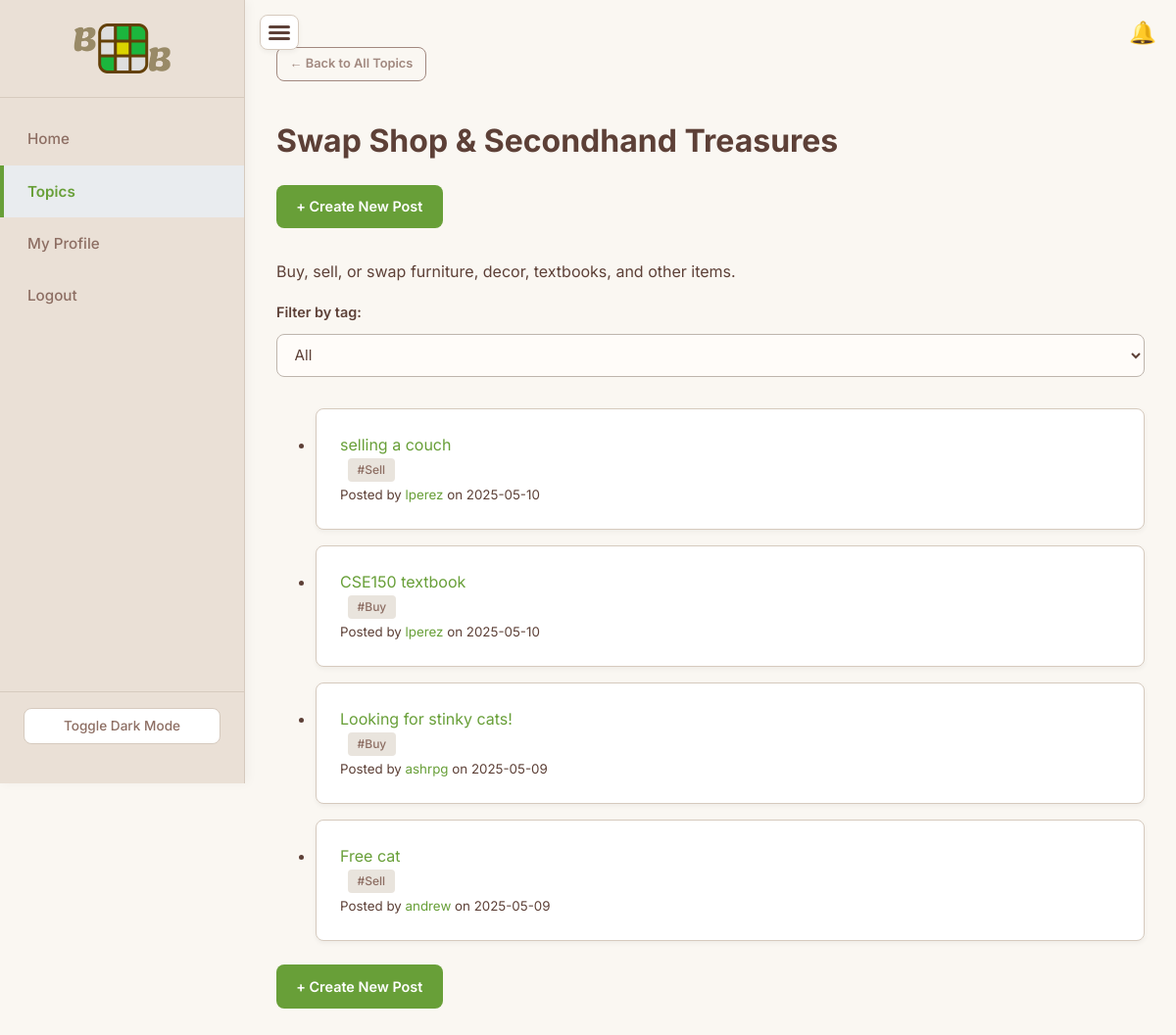
The app's page /topic/swap-shop-secondhand-treasures (signed in) with its own data.
### app/models.py (models this page shows, shortened)
class Topic(db.Model):
    id = db.Column(db.Integer, primary_key=True)
    name = db.Column(db.String(100), unique=True, nullable=False)
    description = db.Column(db.String(255), nullable=True)
    slug = db.Column(db.String(120), unique=True, nullable=False)
    posts = db.relationship('Post', back_populates='topic', lazy='dynamic', cascade='all, delete-orphan')

class Post(db.Model):
    id = db.Column(db.Integer, primary_key=True)
    title = db.Column(db.String(200), nullable=False)
    content = db.Column(db.Text, nullable=False)
    timestamp = db.Column(db.DateTime, index=True, default=datetime.utcnow)
    edited = db.Column(db.Boolean, default=False)
    user_id = db.Column(db.Integer, db.ForeignKey('user.id'), nullable=False)
    topic_id = db.Column(db.Integer, db.ForeignKey('topic.id'), nullable=False)
    media_url = db.Column(db.String(255), nullable=True)
    tag = db.Column(db.String(50), nullable=True)
    author = db.relationship('User', back_populates='posts')
    topic = db.relationship('Topic', back_populates='posts')
    replies = db.relationship('Reply', back_populates='post', lazy='dynamic', cascade='all, delete-orphan')
    votes = db.relationship('Vote', back_populates='post', lazy='dynamic', cascade='all, delete-orphan')

class User(UserMixin, db.Model):
    id = db.Column(db.Integer, primary_key=True)
    username = db.Column(db.String(150), unique=True, nullable=False)
    email = db.Column(db.String(120), unique=True, nullable=False)
    password = db.Column(db.String(150), nullable=False)
    role = db.Column(db.String(10), nullable=False, default='student')
    profile_picture = db.Column(db.String(255), nullable=True)
    posts = db.relationship('Post', back_populates='author', lazy='dynamic', cascade='all, delete-orphan')
    replies = db.relationship('Reply', back_populates='author', lazy='dynamic', cascade='all, delete-orphan')
    votes = db.relationship('Vote', back_populates='user', lazy='dynamic', cascade='all, delete-orphan')
    followers = db.relationship(
        'Follow',
        foreign_keys='Follow.user_id',
        backref='followed_user',
        lazy='dynamic',
        cascade='all, delete-orphan'
    )
    following = db.relationship(
        'Follow',
        foreign_keys='Follow.follower_id',
        backref='follower_user',
        lazy='dynamic',
        cascade='all, delete-orphan'
    )

### app/routes.py (the view)
@main.route('/topic/<slug>')
@login_required
def view_topic(slug):
    topic = Topic.query.filter_by(slug=slug).first_or_404()
    selected_tag = request.args.get('tag')
    query = topic.posts
    if selected_tag:
        posts = query.filter_by(tag=selected_tag).order_by(Post.timestamp.desc()).all()
    else:
        posts = query.order_by(Post.timestamp.desc()).all()
    all_tags_in_topic_query = db.session.query(Post.tag).filter(Post.topic_id == topic.id, Post.tag != None,
                                                                Post.tag != '').distinct()
    all_tags = sorted([tag_row[0] for tag_row in all_tags_in_topic_query])
    return render_template(
        'topic.html',
        topic=topic,
        title=topic.name,
        posts=posts,
        selected_tag=selected_tag,
        all_tags=all_tags
    )

### app/routes.py (called while the page is built)
@login_manager.user_loader
def load_user(user_id):
    return User.query.get(int(user_id))

@main.app_context_processor
def inject_notification_count():
    if current_user.is_authenticated:
        count = Notification.query.filter_by(user_id=current_user.id, is_read=False).count()
        return dict(unread_notifications_count=count)
    return dict(unread_notifications_count=0)

### app/templates/topic.html (shortened to what this page needs)
{% extends 'base.html' %}
{% block content %}
    <div class="mb-2">
        <a href="{{ url_for('main.topics_index') }}" class="btn btn-secondary btn-sm">&larr; Back to All Topics</a>
    </div>
<div class="d-flex justify-between align-center mb-1-5">
    <h1 class="mb-0">{{ topic.name }}</h1>
    <a href="{{ url_for('main.create_post', slug=topic.slug) }}" class="btn btn-primary">+ Create New Post</a>
</div>
<p>{{ topic.description }}</p>
<form method="get" class="topic-filter-form">
    <label for="tag">Filter by tag:</label>
    <select name="tag" id="tag" onchange="this.form.submit()">
        <option value="">All</option>
    </select>
</form>
{% if posts %}
    <ul class="profile-content-list">
        {% for post in posts %}
            <li class="profile-content-list-item">
                <a href="{{ url_for('main.view_post', post_id=post.id) }}">{{ post.title }}</a><br>
                {% if post.tag %}
                    <small class="post-tag-badge">#{{ post.tag }}</small><br>
                {% endif %}
                <small>Posted by <a href="{{ url_for('main.user_profile', username=post.author.username) }}">{{ post.author.username }}</a> on {{ post.timestamp.strftime('%Y-%m-%d') }}</small>
            </li>
        {% endfor %}
    </ul>
{% else %}
    <p>No posts found for this tag.</p>
{% endif %}
<div class="mt-2">
    <a href="{{ url_for('main.create_post', slug=topic.slug) }}" class="btn btn-primary">+ Create New Post</a>
</div>
{% endblock %}

### records on screen
Topic: name "Swap Shop & Secondhand Treasures", description "Buy, sell, or swap furniture, decor, textbooks, and other items."
Post: title "selling a couch", tag "Sell", author.username "lperez", timestamp "2025-05-10"
Post: title "CSE150 textbook", tag "Buy", author.username "lperez", timestamp "2025-05-10"
Post: title "Looking for stinky cats!", tag "Buy", author.username "ashrpg", timestamp "2025-05-09"
Post: title "Free cat", tag "Sell", author.username "andrew", timestamp "2025-05-09"
